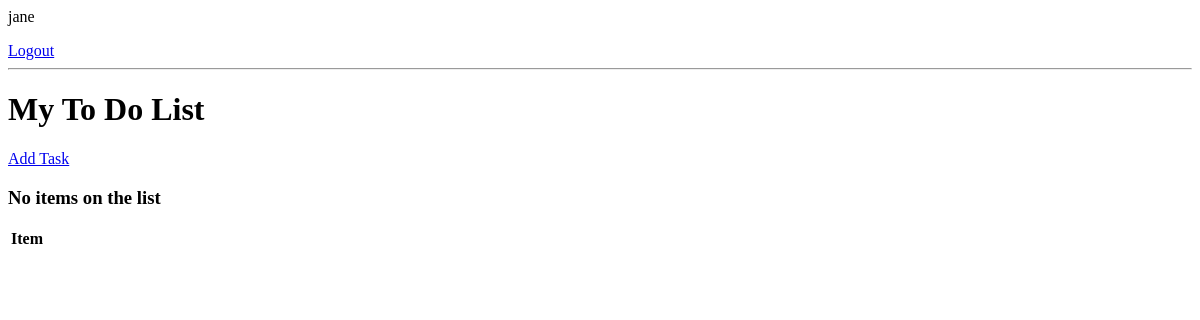
The page / (signed in) on the database as committed earlier.
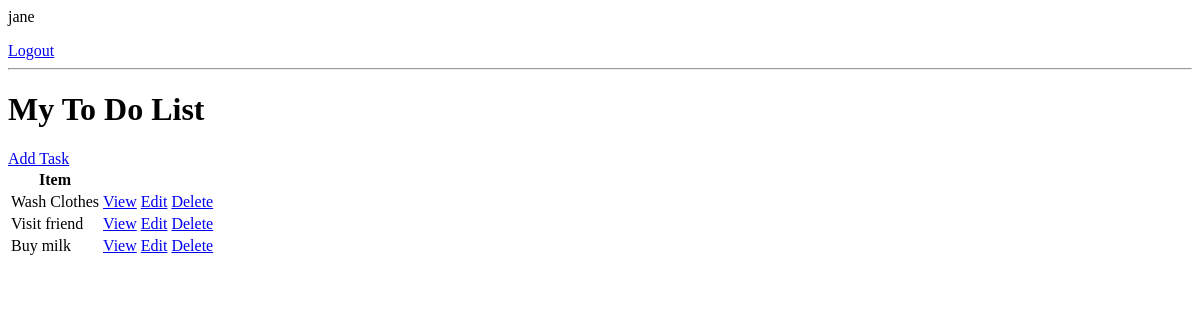
The same page on the database as committed later.
### base/models.py (models this page shows, shortened)
class Task(models.Model):
    user = models.ForeignKey(User, on_delete=models.CASCADE, null=True, blank=True)
    title= models.CharField(max_length=200)
    description= models.TextField(null=True, blank=True)
    complete= models.BooleanField(default=False)
    create= models.DateTimeField(auto_now_add=True)
    class Meta:
        ordering = ['complete']

### base/views.py (the view)
# urls.py: path('', TaskList.as_view(), name='tasks'),
class TaskList(LoginRequiredMixin, ListView):
   model = Task
   context_object_name = 'tasks'
   def get_context_data(self, **kwargs):
      context = super().get_context_data(**kwargs)
      context['tasks'] = context['tasks'].filter(user=self.request.user)
      context['count'] = context['tasks'].filter(complete=False).count()
      return context

### base/templates/base/task_list.html
{% if request.user.is_authenticated %}
    <p>{{request.user}}</p>
    <a href="{% url 'logout' %}">Logout</a>
{% else %}
    <a href="{% url 'login' %}">Login</a>
{% endif %}
<hr>
<h1>My To Do List {{color}}</h1>
<a href="{% url 'task-create' %}">Add Task</a>
<table>
    <tr>
        <th>Item</th>
        <th></th>
        <th></th>
    </tr>
    {% for task in tasks %}
    <tr>
        <td>{{task.title}}</td>
        <td><a href="{% url 'task' task.id %}">View</a></td>
        <td><a href="{% url 'task-update' task.id %}">Edit</a></td>
        <td><a href="{% url 'task-delete' task.id %}">Delete</a></td>
    </tr>
    {% empty %}
    <h3>No items on the list</h3>
    {% endfor %}
</table>

Rows that differ between the two databases and show on the page:
added Task: title "Wash Clothes"
added Task: title "Visit friend"
added Task: title "Buy milk"
Other text that changed with them:
text no longer shown: "No items on the list"
